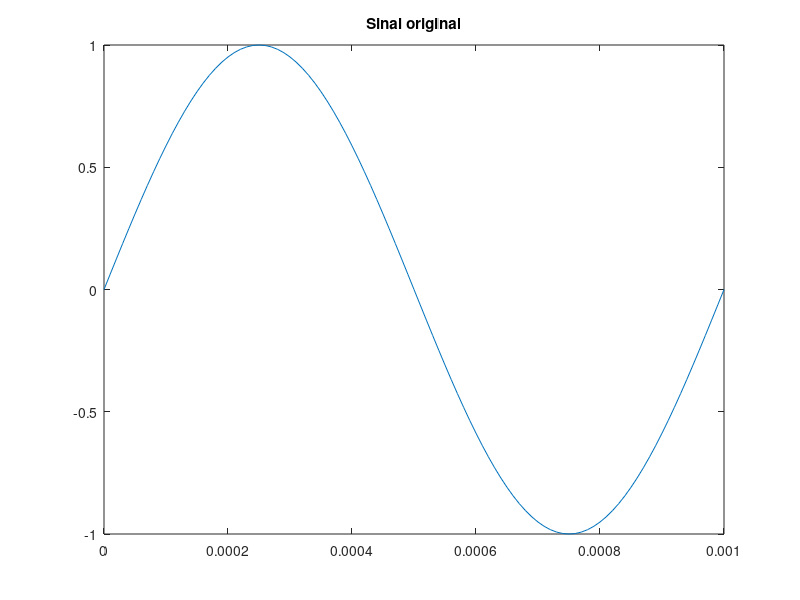
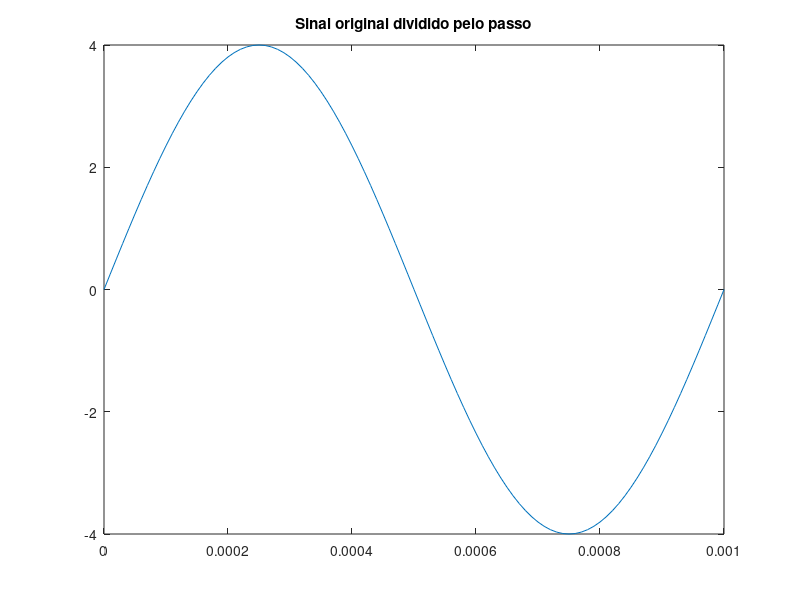
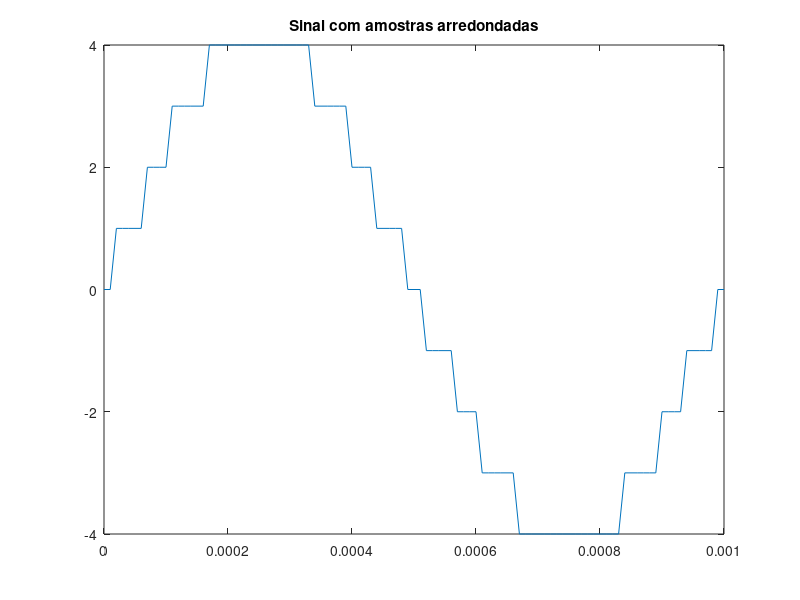
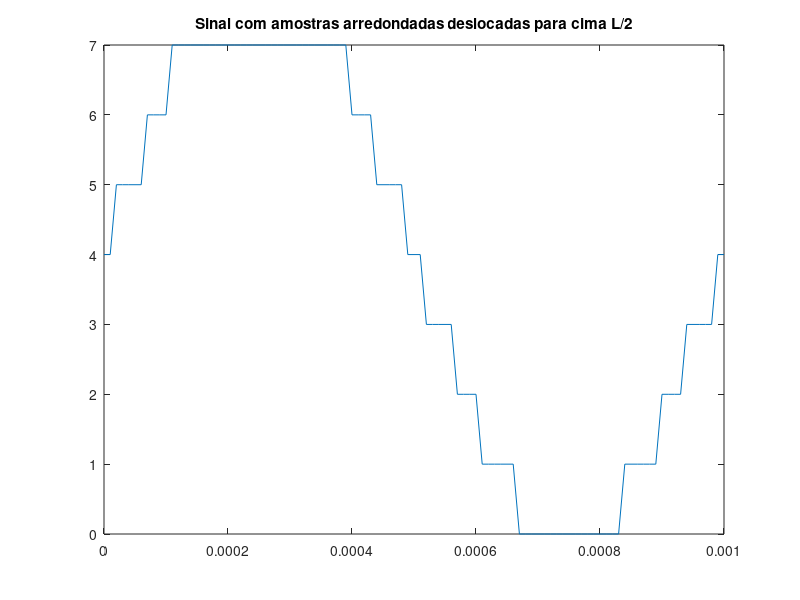

These figures' MATLAB source, in order:
clear all
close all
clc

A = 1;
f = 1000;
N = 100;
fs = N*f;   
num_periodos = 1000;
tempo_final = num_periodos*(1/f);
t = [0:1/fs:tempo_final/1000];
f_passo = 1/(tempo_final/1000);
eixo_f = [-fs/2:f_passo:fs/2];

% Sinal amostrado (ja pelo matlab)
y = A*sin(2*pi*f*t);

% Numero de bits d quantizador
k = 3;

% Numero de niveis de quantizacao
L = 2^k;

% Passo dos niveis
passo = 2*A/L;

% Dividindo o sinal pelo passo para
% Ampliar a escala do seno para se ter mais 
% inteiros e poder arredondar
y_aux = y./passo;

% Arredondando as amostras
y_round = round(y_aux);

% Ajustando a escala para os niveis serem
% de 0 até L. 
y_int = y_round + (L/2);

% Deixando a escala de 0 ate L-1
for i=1:length(y_int)
    if y_int(i) == L
        y_int(i) = L-1;
    end
end

% Seq. bin transmitida
y_bin = dec2bin(y_int); 

% Considerando que o receptor identificou 
% corretamente os bits. Reformatando o sinal
y_rec = bin2dec(y_bin);
y_rec2 = y_rec - (L/2);
y_rec3 = y_rec2*passo;


figure(1)
plot(t,y)
title('Sinal original')

figure(2)
plot(t,y_aux)
title('Sinal original dividido pelo passo')

figure(3)
plot(t,y_round)
title('Sinal com amostras arredondadas')

figure(4)
plot(t,y_int)
title('Sinal com amostras arredondadas deslocadas para cima L/2')

figure(5)
plot(t,y_rec)
title('Sinal recuperado')

figure(6)
plot(t,y_rec2)
title('Sinal com amostras arredondadas deslocadas para baixo L/2')

figure(7)
hold on 
plot(t,y_rec3)
plot(t,y)
title('Sinal multiplicado pelo passo e sinal original em vermelho')


% Frequencias que surgem devido a 
% quantizacao por isso se usa os 
% filtros passa faixa
Y = fftshift(fft(y))/length(y);
Y_rec3 = fftshift(fft(y_rec3))/length(y_rec3);

figure(8)
subplot(2,1,1)
plot(eixo_f,abs(Y))
title('Sinal original')
subplot(2,1,2)
plot(eixo_f,abs(Y_rec3))
title('Sinal recuperado')

% Quanto mais bits de quantizao 
% menos erro e menos frequencias indesejadas 
% ira ter o sinal 



